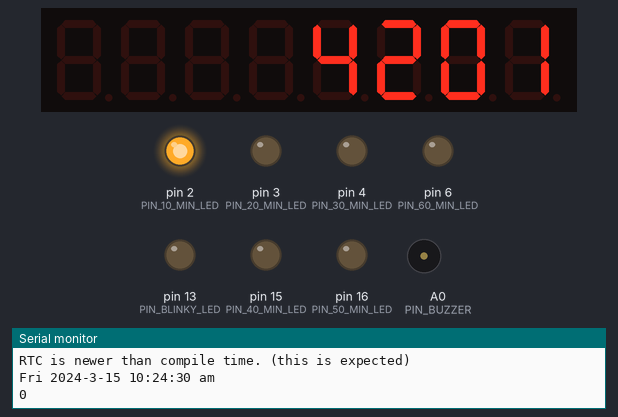
This sketch was run on a simulated Arduino Uno, built with avr-gcc and run on an emulated ATmega328P. Shown: 8-digit seven-segment display, output pins drawn as LEDs (lit = HIGH), buzzer (waves = sounding), the last lines printed to the serial monitor. The local clock reads 2024-03-15 10:24:30 at power-on unless the sketch sets it.

Above: at 0.51 s.
At 2.9 s:
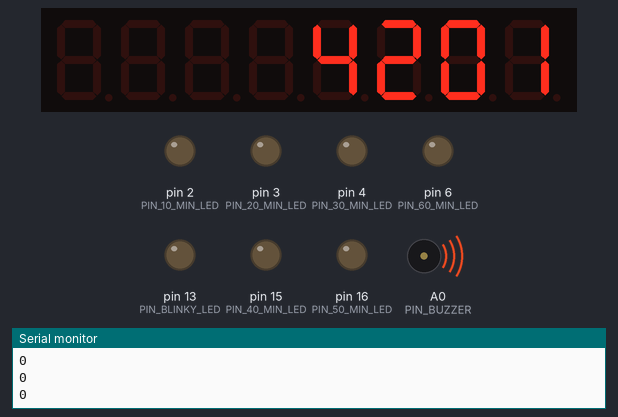
At 6.92 s:
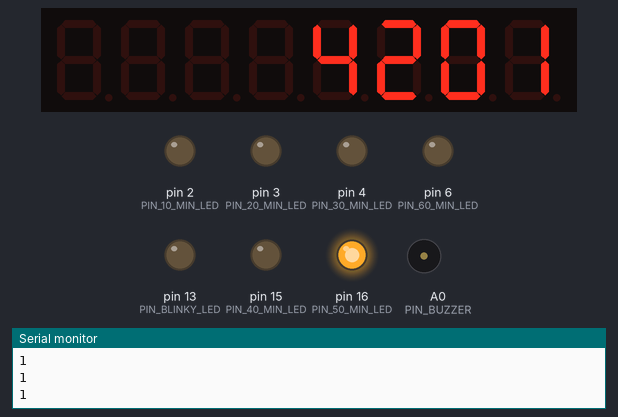
At 10.92 s:
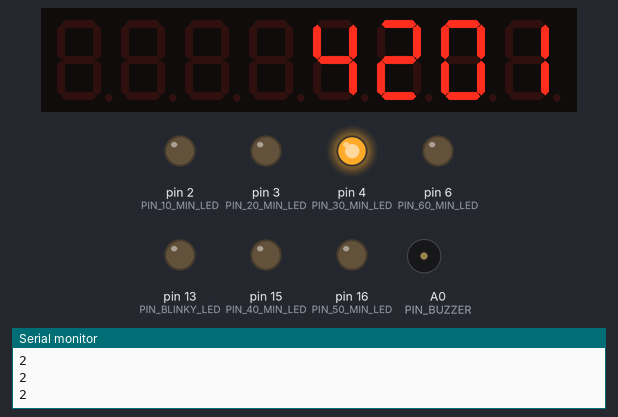
At 19.34 s:
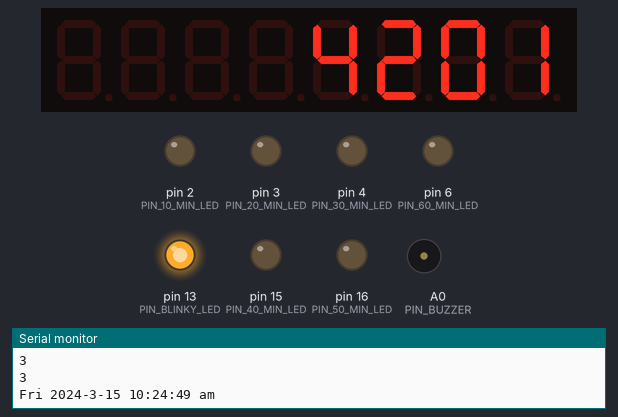
At 37.5 s:
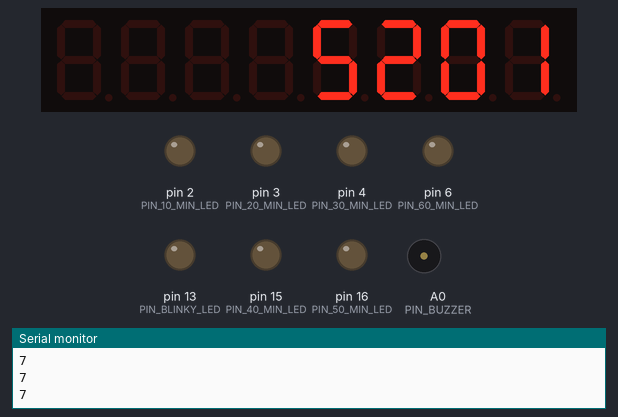
Timing chart, 0 to 40.0 s (numbered marks = the images above):
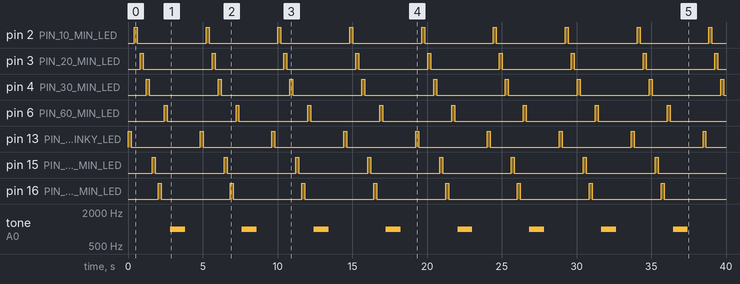

Measured:
- by itself, tone on A0 (PIN_BUZZER): alternates 1000 Hz for 1.0 s and silent for 3.8 s
- by itself, pin 2 (PIN_10_MIN_LED), pin 3 (PIN_20_MIN_LED), pin 4 (PIN_30_MIN_LED), pin 6 (PIN_60_MIN_LED), pin 13 (PIN_BLINKY_LED), pin 15 (PIN_40_MIN_LED), pin 16 (PIN_50_MIN_LED): alternates HIGH for 0.20 s and LOW for 4.6 s

The sketch:

hps_digital_clock.ino
```cpp
// (licence header left out)
#include "LedControl.h"
#include <Wire.h>
#include <RtcDS1307.h>
#include <Servo.h>
//#include <RtcDateTime.h>


// Pin 13 has an LED connected on most Arduino boards.  The clock board has one too.
#define PIN_BLINKY_LED  13
#define PIN_10_MIN_LED  2
#define PIN_20_MIN_LED  3
#define PIN_30_MIN_LED  4
#define PIN_40_MIN_LED  15
#define PIN_50_MIN_LED  16
#define PIN_60_MIN_LED  6
#define PIN_BUZZER      14
#define PIN_SERVO_MOTOR 5

// We also have pin 8 for the seperate colon on the 7-segment clock display

/*
 * Create a new LedControl object.
 * We use pins 12,11 and 10 on the Arduino for the SPI interface
 * Pin 12 is connected to the DATA IN-pin of the first MAX7221
 * Pin 11 is connected to the CLK-pin of the first MAX7221
 * Pin 10 is connected to the LOAD(/CS)-pin of the first MAX7221
 * There will only be a single MAX7221 attached to the arduino
 */
#define PIN_LED_CONTROLLER_DATA 10
#define PIN_LED_CONTROLLER_CLK 9
#define PIN_LED_CONTROLLER_LOAD 8

#define LOOP_PERIOD     200


LedControl display = LedControl(PIN_LED_CONTROLLER_DATA, PIN_LED_CONTROLLER_CLK, PIN_LED_CONTROLLER_LOAD, 1);

// RTC setup
RtcDS1307<TwoWire> Rtc(Wire);

Servo servo_test;
int angle = 0;
int potentio = A0;

const char* DayOfWeekString(int DoW) {
	switch (DoW) {
	case 0:
		return "Sun";
	case 1:
		return "Mon";
	case 2:
		return "Tue";
	case 3:
		return "Wed";
	case 4:
		return "Thu";
	case 5:
		return "Fri";
	case 6:
		return "Sat";
	default:
		return "---";
	}
}


void timeDisplay(LedControl* lc, int v, boolean secondDP) {
	int ones;
	int tens;
	int hundreds;
	int thousands;

	if(v > 9099)
		return;

	ones = v % 10;

	v = v/10;
	tens = v % 10;

	v = v/10;
	hundreds = v % 10;

	v = v/10;
	thousands = v;

	//Now print the number digit by digit
	if (thousands > 0 ) {
		lc->setDigit(0, 0,(byte)thousands,false);
	} else {
        lc->setChar(0, 0, ' ', false);
	}
	lc->setDigit(0,1,(byte)hundreds,secondDP);
	lc->setDigit(0,2,(byte)tens,false);
	lc->setDigit(0,3,(byte)ones,false);
}


void timePrint (RtcDateTime *time) {
    uint8_t hour = time->Hour();
    // handle 12-hour time silliness
    boolean pm = false;
    if (hour == 0) {
        hour = 12;
    } else if (hour > 12) {
        hour -= 12;
        pm = true;
    }
    uint8_t minute = time->Minute();
    uint8_t second = time->Second();


	// Give time at next five seconds
	Serial.print(DayOfWeekString(time->DayOfWeek()));
	Serial.print(" ");
	Serial.print(time->Year(), DEC);
	Serial.print("-");
	Serial.print(time->Month(), DEC);
	Serial.print("-");
	Serial.print(time->Day(), DEC);
	Serial.print(" ");
	Serial.print(hour, DEC);
	Serial.print(":");
    if (minute < 10) { Serial.print("0"); }
	Serial.print(minute, DEC);
	Serial.print(":");
    if (second < 10) { Serial.print("0"); }
	Serial.print(second, DEC);
    if (pm) {
        Serial.println(" pm");
    } else {
        Serial.println(" am");
    }
}


// the setup routine runs once when you press reset:
void setup() {
	// initialize the digital pin as an output.

  pinMode(PIN_BLINKY_LED, OUTPUT);
    Serial.begin(115200);

  pinMode(PIN_10_MIN_LED, OUTPUT);
    Serial.begin(115200);
  pinMode(PIN_20_MIN_LED, OUTPUT);
    Serial.begin(115200);
  pinMode(PIN_30_MIN_LED, OUTPUT);
    Serial.begin(115200);
  pinMode(PIN_40_MIN_LED, OUTPUT);
    Serial.begin(115200);
  pinMode(PIN_50_MIN_LED, OUTPUT);
    Serial.begin(115200);
  pinMode(PIN_60_MIN_LED, OUTPUT);
    Serial.begin(115200);

  pinMode(PIN_BUZZER, OUTPUT);
    Serial.begin(115200);
	pinMode(PIN_BLINKY_LED, OUTPUT);
//	pinMode(PIN_COLON_LED, OUTPUT);

	//wake up the MAX72XX from power-saving mode
	display.shutdown(0, false);
	//set a medium brightness for the Leds
	display.setIntensity(0,6);

    // setup setial port
    Serial.begin(115200);

	// Setup and check the RTC clock
    Serial.print("compiled: ");
    Serial.print(__DATE__);
    Serial.println(__TIME__);

    // Start the I2C interface
    Wire.begin();

    Rtc.Begin();

    RtcDateTime compiled = RtcDateTime(__DATE__, __TIME__);
    Serial.println();

    if (!Rtc.IsDateTimeValid()) {
        if (Rtc.LastError() != 0) {
            // we have a communications error
            // see https://www.arduino.cc/en/Reference/WireEndTransmission for
            // what the number means
            Serial.print("RTC communications error = ");
            Serial.println(Rtc.LastError());
        } else {
            // Common Causes:
            //    1) first time you ran and the device wasn't running yet
            //    2) the battery on the device is low or even missing

            Serial.println("RTC lost confidence in the DateTime!");
            // following line sets the RTC to the date & time this sketch was compiled
            // it will also reset the valid flag internally unless the Rtc device is
            // having an issue

            Rtc.SetDateTime(compiled);
        }
    }

    if (!Rtc.GetIsRunning()) {
        Serial.println("RTC was not actively running, starting now");
        Rtc.SetIsRunning(true);
    }

    Serial.print("Compile time=");
	Serial.print(uint32_t(compiled), DEC);
    Serial.print(" :");
    timePrint(&compiled);

    RtcDateTime now = Rtc.GetDateTime();
    Serial.print("    RTC time=");
	Serial.print(uint32_t(now), DEC);
    Serial.print(" :");
    timePrint(&now);

    //Rtc.SetDateTime(compiled);
    if (uint32_t(now) < uint32_t(compiled)) {
        Serial.println("RTC is older than compile time!  (Updating DateTime)");
        Rtc.SetDateTime(compiled);
    }
    else if (uint32_t(now) > uint32_t(compiled)) {
        Serial.println("RTC is newer than compile time. (this is expected)");
    }
    else if (uint32_t(now) == uint32_t(compiled)) {
        Serial.println("RTC is the same as compile time! (not expected but all is fine)");
    }

    // disable the square wave output
    Rtc.SetSquareWavePin(DS1307SquareWaveOut_Low);

}

uint8_t count = 0;


// the loop routine runs over and over again forever:
void loop() {
    RtcDateTime now = Rtc.GetDateTime();
    timePrint(&now);
    uint8_t hour = now.Hour();
    uint8_t minute = now.Minute();

    // Display the 7-segment number
	int number = (hour * 100) + minute;
    timeDisplay(&display, number, false);

    digitalWrite(PIN_BLINKY_LED, HIGH);
    delay(LOOP_PERIOD);
    digitalWrite(PIN_BLINKY_LED, LOW);
    delay(LOOP_PERIOD);
    Serial.println(count, HEX);

    digitalWrite(PIN_10_MIN_LED, HIGH);
    delay(LOOP_PERIOD);
    digitalWrite(PIN_10_MIN_LED, LOW);
    delay(LOOP_PERIOD);
    Serial.println(count, HEX);

    digitalWrite(PIN_20_MIN_LED, HIGH);
    delay(LOOP_PERIOD);
    digitalWrite(PIN_20_MIN_LED, LOW);
    delay(LOOP_PERIOD);
    Serial.println(count, HEX);

    digitalWrite(PIN_30_MIN_LED, HIGH);
    delay(LOOP_PERIOD);
    digitalWrite(PIN_30_MIN_LED, LOW);
    delay(LOOP_PERIOD);
    Serial.println(count, HEX);

    digitalWrite(PIN_40_MIN_LED, HIGH);
    delay(LOOP_PERIOD);
    digitalWrite(PIN_40_MIN_LED, LOW);
    delay(LOOP_PERIOD);
    Serial.println(count, HEX);

    digitalWrite(PIN_50_MIN_LED, HIGH);
    delay(LOOP_PERIOD);
    digitalWrite(PIN_50_MIN_LED, LOW);
    delay(LOOP_PERIOD);
    Serial.println(count, HEX);

    digitalWrite(PIN_60_MIN_LED, HIGH);
    delay(LOOP_PERIOD);
    digitalWrite(PIN_60_MIN_LED, LOW);
    delay(LOOP_PERIOD);
    Serial.println(count, HEX);

    tone(PIN_BUZZER, 1000); // Send 1KHz sound signal...
    delay(1000);        // ...for 1 sec
    noTone(PIN_BUZZER);     // Stop sound...
    delay(1000);        // ...for 1sec

        count++;


    // blink the LED or colon
//	digitalWrite(PIN_COLON_LED, LOW);
//	delay(200);
//	digitalWrite(PIN_COLON_LED, HIGH);
//	delay(800);
}
```
